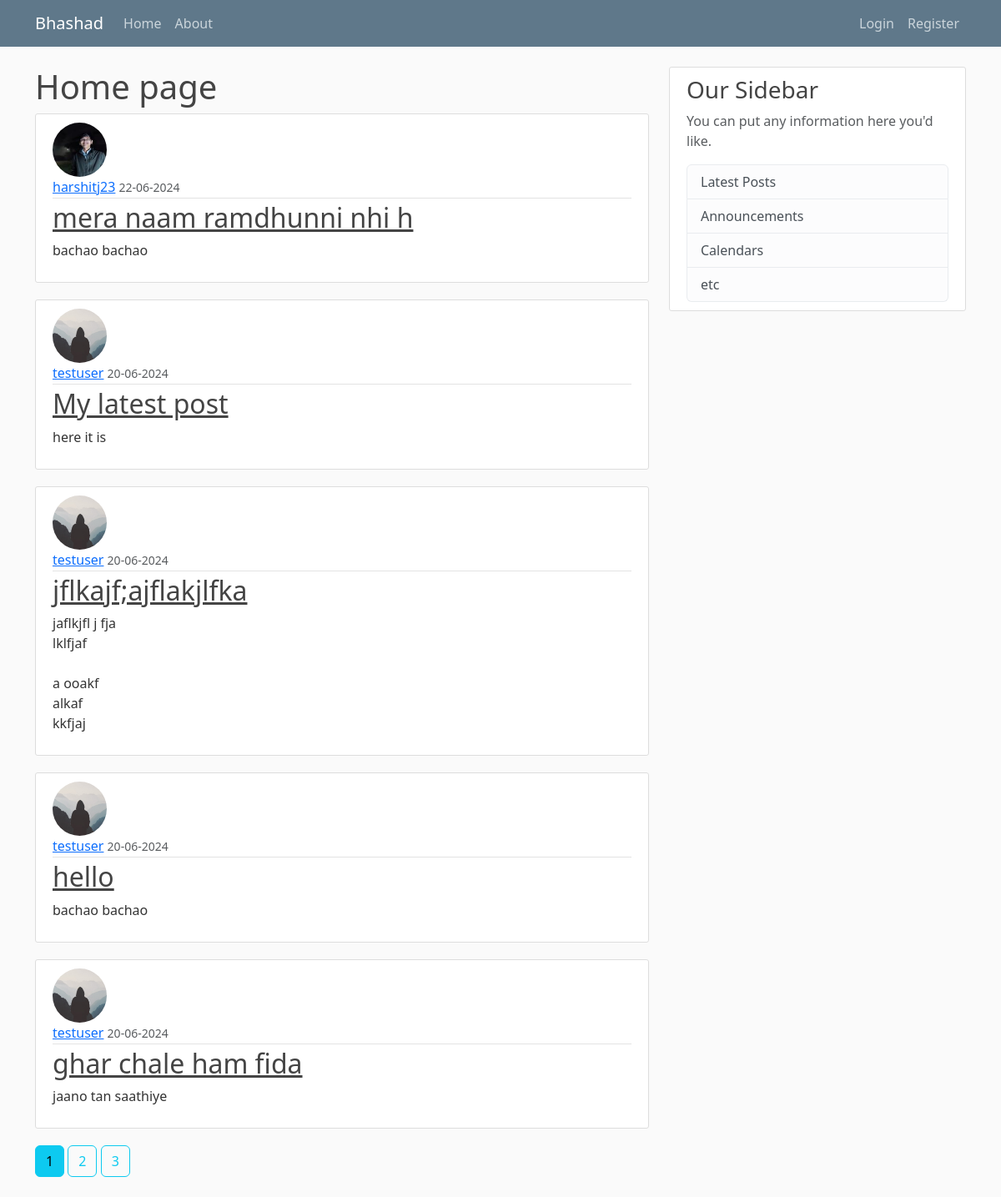
Page /home on the earlier database version.
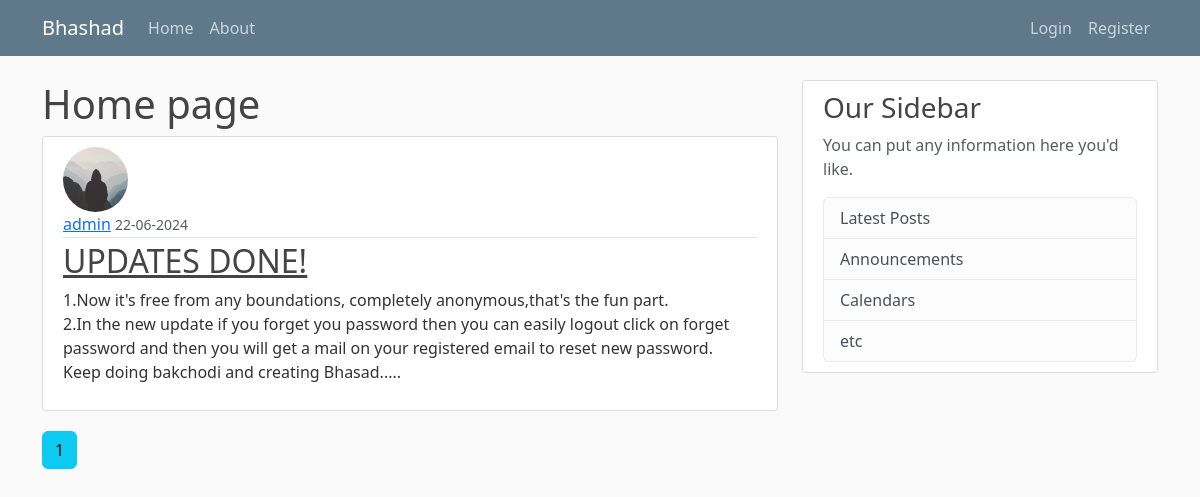
Same page on the later database version.
### flaskblog/models.py (models this page shows, shortened)
class Post(db.Model):
    id=db.Column(db.Integer,primary_key=True)
    title=db.Column(db.String(120),nullable=False)
    date_posted=db.Column(db.DateTime,nullable=False,default=datetime.utcnow)
    content=db.Column(db.Text,nullable=False)
    user_id=db.Column(db.Integer,db.ForeignKey('user.id'),nullable=False)

class User(db.Model,UserMixin):
    id=db.Column(db.Integer,primary_key=True)
    username=db.Column(db.String(20),unique=True,nullable=False)
    email=db.Column(db.String(120),unique=True,nullable=False)
    password=db.Column(db.String(60),nullable=False)
    image_file=db.Column(db.String(20),nullable=False,default='default.jpg')
    posts=db.relationship('Post',backref='author',lazy=True)

### flaskblog/main/routes.py (the view)
@main.route("/")
@main.route("/home")
def home():
    page=request.args.get('page',default=1,type=int)
    post=Post.query.order_by(Post.date_posted.desc()).paginate(page=page,per_page=5)
    return render_template('home.html',posts=post)

### flaskblog/templates/home.html
{% extends "layout.html" %}
{% block content %}
    <h1>Home page</h1>
    {% for post in posts.items %}
        <article class="media content-section">
            <img class="rounded-circle article-img" src="{{ url_for('static', filename='profile_pics/' + post.author.image_file) }}" alt="Profile Image">
            <div class="media-body">
                <div class="article-metadata">
                    <a class="mr-2" href="{{url_for('users.user_posts',username=post.author.username)}}">{{ post.author.username }}</a>
                    <small class="text-muted">{{ post.date_posted.strftime('%d-%m-%Y') }}</small>
                </div>
                <h2><a class="article-title" href="{{ url_for('posts.post', post_id=post.id) }}">{{ post.title }}</a></h2>
                <p class="article-content">{{ post.content }}</p>
            </div>
        </article>
    {% endfor %}
    {% for page_num in posts.iter_pages(left_edge=1,right_edge=1,left_current=1,right_current=2 ) %}
        {% if page_num %}
        {%if posts.page==page_num  %}
         <a class="btn btn-info mb-4" href="{{url_for('main.home',page=page_num)}}">{{page_num}} </a>
        {%else%}
         <a class="btn btn-outline-info mb-4" href="{{url_for('main.home',page=page_num)}}">{{page_num}} </a>
        {%endif%}
        {%else%}
        ...
        {%endif%}
    {% endfor %}
{% endblock content %}

### flaskblog/templates/layout.html (shortened to what this page needs)
<!DOCTYPE html>
<html>
<head>
    <link href="https://cdn.jsdelivr.net/npm/bootstrap@5.3.3/dist/css/bootstrap.min.css" rel="stylesheet">
    <link rel="stylesheet" type="text/css" href="{{ url_for('static', filename='main.css') }}">
</head>
<body>
    <header class="site-header">
        <nav class="navbar navbar-expand-md navbar-dark bg-steel fixed-top">
            <div class="container">
                <a class="navbar-brand mr-4" href="/">Bhashad</a>
                <div class="collapse navbar-collapse" id="navbarToggle">
                    <div class="navbar-nav mr-auto">
                        <a class="nav-item nav-link" href="{{ url_for('main.home') }}">Home</a>
                        <a class="nav-item nav-link" href="{{ url_for('main.about') }}">About</a>
                    </div>
                    <div class="navbar-nav ms-auto">
                        {% if current_user.is_authenticated %}
                        <a class="nav-item nav-link" href="{{ url_for('users.account') }}">Account</a>
                        <a class="nav-item nav-link" href="{{ url_for('users.logout') }}">Logout</a>
                        <a class="nav-item nav-link" href="{{ url_for('posts.new_post') }}">New Post</a>
                        {% else %}
                        <a class="nav-item nav-link" href="{{ url_for('users.login') }}">Login</a>
                        <a class="nav-item nav-link" href="{{ url_for('users.register') }}">Register</a>
                        {% endif %}
                    </div>
                </div>
            </div>
        </nav>
    </header>
    <main role="main" class="container">
        <div class="row">
            <div class="col-md-8">
                {% block content %}{% endblock %}
            </div>
            <div class="col-md-4">
                <div class="content-section">
                    <h3>Our Sidebar</h3>
                    <p class='text-muted'>You can put any information here you'd like.</p>
                    <ul class="list-group">
                        <li class="list-group-item list-group-item-light">Latest Posts</li>
                        <li class="list-group-item list-group-item-light">Announcements</li>
                        <li class="list-group-item list-group-item-light">Calendars</li>
                        <li class="list-group-item list-group-item-light">etc</li>
                    </ul>
                </div>
            </div>
        </div>
    </main>
</body>
</html>

### flaskblog/static/main.css (style rules this page uses)
body { background: #fafafa; color: #333333; margin-top: 5rem; }
h1, h2, h3, h4, h5, h6 { color: #444444; }
.bg-steel { background-color: #5f788a; }
.site-header .navbar-nav .nav-link { color: #cbd5db; }
.content-section { background: #ffffff; padding: 10px 20px; border: 1px solid #dddddd; border-radius: 3px; margin-bottom: 20px; }
.article-title { color: #444444; }
.article-content { white-space: pre-line; }
.article-img { height: 65px; width: 65px; margin-right: 16px; }
.article-metadata { padding-bottom: 1px; margin-bottom: 4px; border-bottom: 1px solid #e3e3e3; }

Differences in the rows shown:
removed Post: image_file (picture), author.username "harshitj23", date_posted "22-06-2024", title "mera naam ramdhunni nhi h", content "bachao bachao"
removed Post: image_file (placeholder picture), author.username "testuser", date_posted "20-06-2024", title "My latest post", content "here it is"
removed Post: image_file (placeholder picture), author.username "testuser", date_posted "20-06-2024", title "jflkajf;ajflakjlfka", content "jaflkjfl j fja lklfjaf a ooakf alkaf kkfjaj"
removed Post: image_file (placeholder picture), author.username "testuser", date_posted "20-06-2024", title "hello", content "bachao bachao"
removed Post: image_file (placeholder picture), author.username "testuser", date_posted "20-06-2024", title "ghar chale ham fida", content "jaano tan saathiye"
now on this page (row edited): Post: image_file (placeholder picture), author.username "admin", date_posted "22-06-2024", title "UPDATES DONE!", content "1.Now it's free from any boundations, completely anonymous,that's the fun part. 2.In the new update if you forget you password then you can easily logout click on forget password and then you will get a mail on your registered email to reset new password. Keep doing bakchodi and creating Bhasad....."
Other differences:
list line gone: "2"
list line gone: "3"
